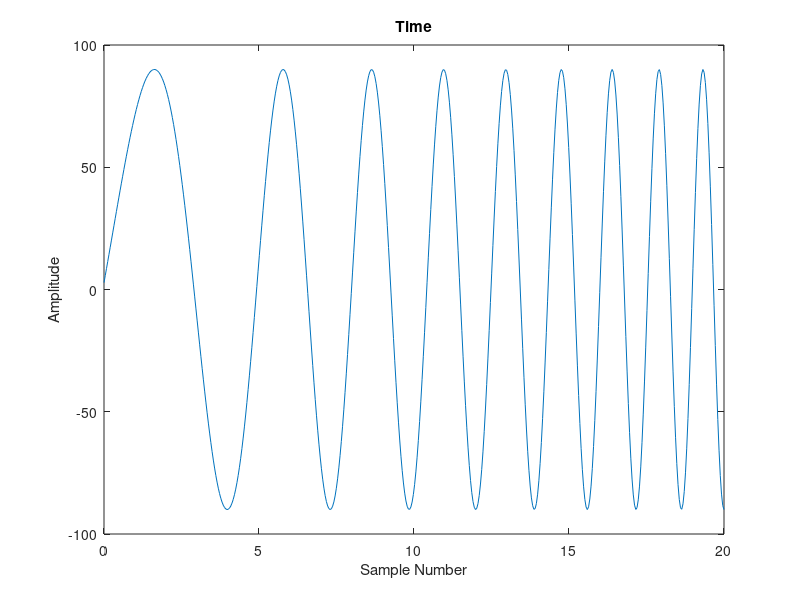

The MATLAB source for this figure:
%% sine_sweep_v1.m
close
clear all
clc

% Define the chirp parameters
t_start = 0;     % start time
t_end = 5;       % end time
f_start = 0.5;   % starting frequency (Hz)
f_end = 3;      % ending frequency (Hz)
num_cycles = 50; % total number of cycles in the chirp
max_steer_angle_deg = 90; %deg
% Calculate the number of samples needed
fs = 100;                % sampling frequency (Hz)
num_samples = fs * t_end;  % total number of samples

% Create the time vector
t = linspace(t_start, t_end, num_samples);

% Calculate the instantaneous frequency as a function of time
f_inst = linspace(f_start, f_end, num_samples);

% Calculate the sine chirp
sine_chirp = max_steer_angle_deg*sin(2*pi * cumsum(f_inst) / fs);
time = linspace(0,20,length(sine_chirp));
% % Truncate the sine chirp to the desired number of cycles
% cycle_duration = 1 / f_start; % duration of one cycle at the start frequency
% num_samples_per_cycle = cycle_duration * fs; % number of samples per cycle
% num_samples_to_keep = num_cycles * num_samples_per_cycle;
% sine_chirp = sine_chirp(1:num_samples_to_keep);

% Plot the sine chirp
plot(time, sine_chirp)
xlabel('Sample Number')
ylabel('Amplitude')
title('Time')

signal(:,1) = time; 
signal(:,2) = sine_chirp;